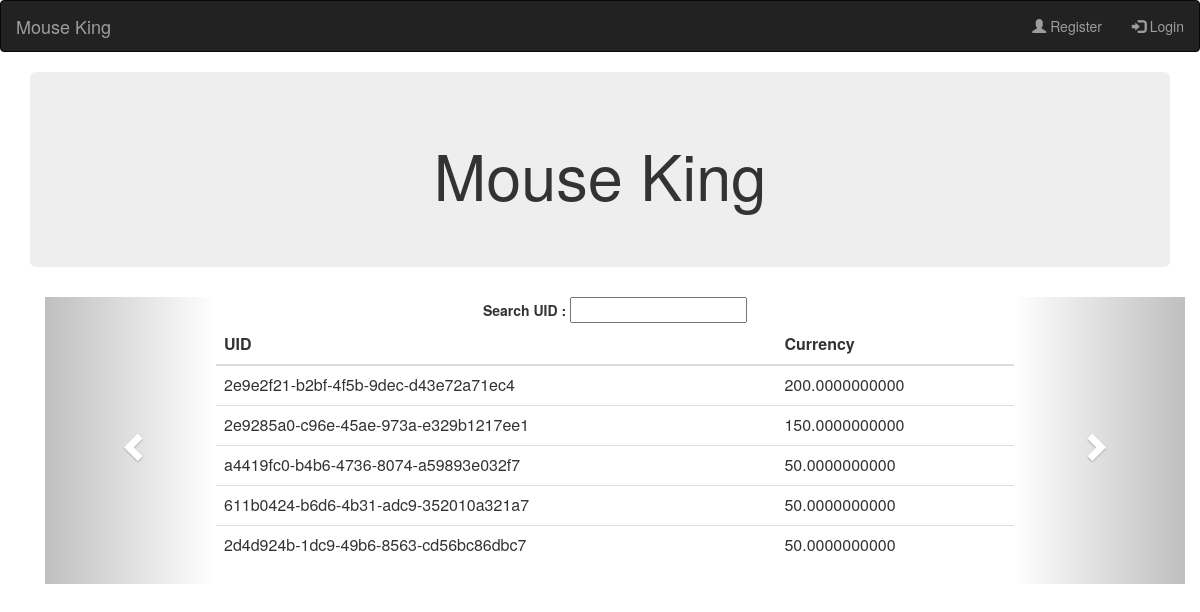
Before: / with the older database file.
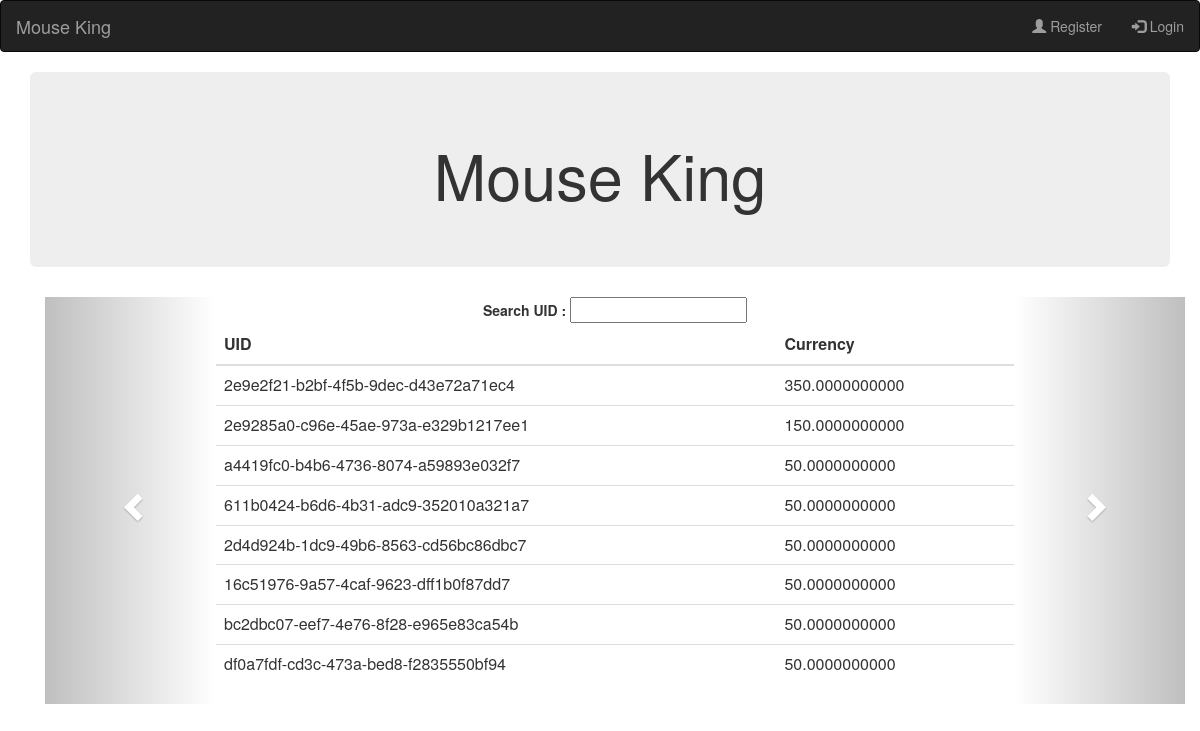
After: the same page with the newer database file.
### trap/models.py (models this page shows, shortened)
class Mouse(models.Model):
    uid = models.UUIDField(
        primary_key=True,
        default=uuid.uuid4,
        help_text='Unique ID for this particular id.',
        editable=False)
    currency = models.DecimalField(
        max_digits=19,
        decimal_places=10)

### trap/views.py (the view)
# urls.py: url(r'^$', index),
def index(request):
    mouse_list = Mouse.objects.all().order_by('-currency')
    if ('login_status'  in request.session) and (request.session['login_status']):
        request.session['notification_num'] = notify.get_notification_num(request.session['uid'])
        notification_list = notify.get_notifications(request.session['uid'])
        return render(request, 'index.html', {
            'mouse_list': mouse_list,
            'notification_list': notification_list,
        })
    else:
        return render(request, 'index.html', {
            'mouse_list': mouse_list,
        })

### templates/index.html
{% extends 'base.html' %}
{% block content %}
<div class="jumbotron text-center">
    <h1>Mouse King</h1>
</div>
{% include 'carousel.html' %}
{% endblock %}

### templates/table.html (shortened to what this page needs)
<div class="search_uid">
  <label for="">Search UID : </label>
  <input type="text" id="id_keyword" name="id_keyword" />
</div>
{% load static %}
<div class="list" style="width:70%;">
  <table class="table" id="mouses">
    <thead>
      <tr>
        <th>UID</th>
        <th>Currency</th>
      </tr>
    </thead>
    <tbody>
      {% for mouse in mouse_list %}
      <tr>
        <td>{{ mouse.uid }}</td>
        <td>{{ mouse.currency }}</td>
      </tr>
      {% empty %}
      <tr>
        <td colspan="2" class="text-center bg-warning">No Data.</td>
      </tr>
      {% endfor %}
    </tbody>
  </table>
</div>

Changed rows visible on the page:
changed Mouse "2e9e2f21-b2bf-4f5b-9dec-d43e72a71ec4": currency "200.0000000000" → "350.0000000000"
added Mouse: uid "16c51976-9a57-4caf-9623-dff1b0f87dd7", currency "50.0000000000"
added Mouse: uid "bc2dbc07-eef7-4e76-8f28-e965e83ca54b", currency "50.0000000000"
added Mouse: uid "df0a7fdf-cd3c-473a-bed8-f2835550bf94", currency "50.0000000000"
